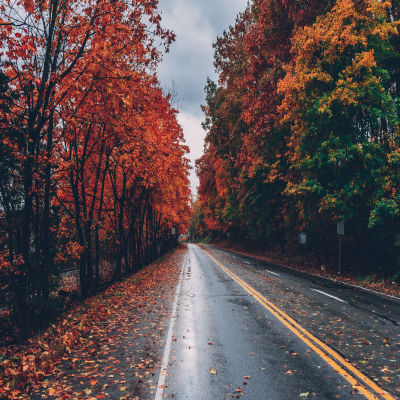
#> input picture csPython/nature.jpg, 400 x 400 px
$ python untitled1.py
#> lines starting #> are read from the running program, lines starting #| are printed output that depends on the picture
import cv2
import numpy as np
import matlab.engine
import matplotlib.pyplot as plt

def preprocess(image, rows, cols):
    image = cv2.resize(image, (cols, rows))
    image = cv2.cvtColor(image, cv2.COLOR_BGR2GRAY)
    image = image.astype(np.float64) / 255.0  # Assuming the original image was 8-bit (0-255)
    return image


def generate_sensing_matrix(rows, cols, method='random', compression_ratio=0.3):
    if method == 'alternate':
        A = np.zeros((rows, cols), dtype=bool)
        A[::2, ::2] = True
    elif method == 'random':
        measurement_len = round(rows * cols * compression_ratio)  # 30% True values
        a = np.full(rows * cols, False)
        a[:measurement_len] = True
        np.random.shuffle(a)
        A = a.reshape((rows, cols))
    else:
        raise ValueError('Invalid method. Use "alternate" or "random".')
    return A


def getYforMatlab(I, A):
    # Flatten the image I into a 1D vector x
    x = I.flatten(order='F')

    # Convert the loaded data to boolean type
    A = A.astype(bool)
    # Find the indices where the value is True on the transposed matrix
    true_indices = np.argwhere(A.T)
    # Swap rows and columns back to their original order
    true_indices = true_indices[:, ::-1]
    num_rows = A.shape[0]  # Get the number of rows in Matlab_A
    python_linear_idx = true_indices[:, 0] + (true_indices[:, 1] * num_rows)

    matlab_linear_idx = python_linear_idx + 1

    # Use these indices to extract the corresponding elements from x to form y_1d
    y_1d = x[python_linear_idx]

    return y_1d

# Read the original image
filename = 'nature.jpg'
I = cv2.imread(filename)
#> I is the input picture: shape (400, 400, 3); mean B, G, R 75, 74.7, 91.4
rows, cols, _ = I.shape
#> rows = 400; cols = 400
I = preprocess(I, rows, cols)
#> in preprocess, `image = cv2.cvtColor(image, cv2.COLOR_BGR2GRAY)`:
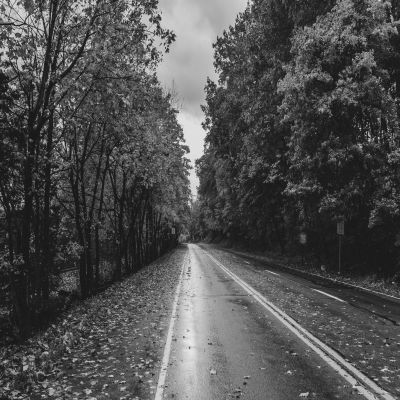
#> image: shape (400, 400); min 3, max 241, mean 79.7

# Get A and Y
# A = generate_sensing_matrix(rows, cols, method='alternate')
A = generate_sensing_matrix(rows, cols, 'random', 0.3)
# Element-wise multiplication to get y
y_2D = A * I
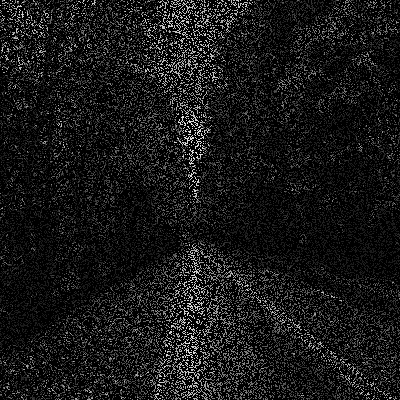
#> y_2D: shape (400, 400) float64; min 0, max 0.945, mean 0.0939

# Save y image
cv2.imwrite('y.png', (y_2D * 255).astype(np.uint8))


y = getYforMatlab(I, A)
#> in getYforMatlab, `A = A.astype(bool)`:
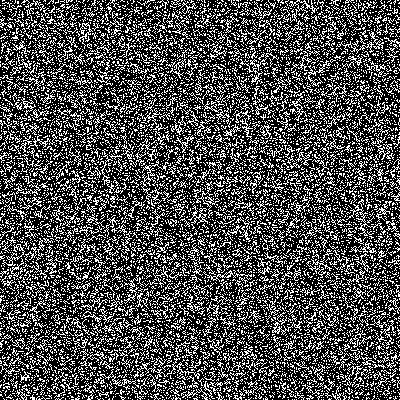
#> A: shape (400, 400) bool; 30% white in thin lines or dots
#> in getYforMatlab, `true_indices = np.argwhere(A.T)`: true_indices = 48000 pairs, first value 0 to 399, second value 0 to 399

# # Start MATLAB engine
# eng = matlab.engine.start_matlab()
# eng.run('add_all_paths.m', nargout=0)
# [reconstructed_img, time_taken] = eng.csAj(A, y)
# eng.quit()
# print(f"Time taken: {time_taken:.4f} seconds")


# # Display the reconstructed image along with the time taken
# plt.figure()
# plt.imshow(reconstructed_img, cmap='gray')  # Assumes the image is grayscale
# plt.title(f'Reconstructed Image\nTime taken: {time_taken:.4f} seconds')
# plt.axis('off')  # Hide the axis

# # Save the reconstructed image and the display figure
# cv2.imwrite('reconstructed_image.png', (reconstructed_img * 255).astype(np.uint8))
# plt.savefig('reconstructed_image_figure.png')

# # Show the figure
# plt.show()


# Save matrices and images
np.savetxt('Python_A.txt', A, fmt='%d')
np.savetxt('Python_y.txt', y)


cv2.imwrite('x.png', (I * 255).astype(np.uint8))
cv2.imwrite('A_2dMask.png', (A * 255).astype(np.uint8))
